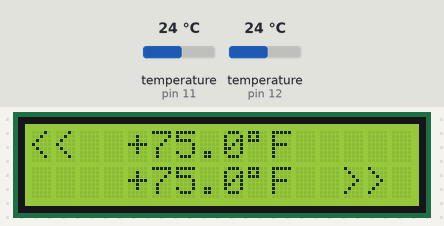
Bench run of a sketch on a simulated Arduino Uno, built with avr-gcc and run on an emulated ATmega328P. On the bench: 16×2 character LCD. The test bench sets the inputs (shaded band); at power-on: temperature (sensors on pin 11, pin 12) 24 °C.

Above: at 1.2 s.
1.3 s: temperature (sensor on pin 11) set to 12 °C
At 2.5 s:
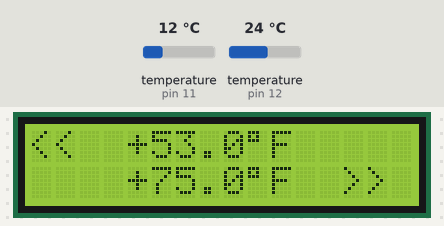
3.6 s: temperature (sensor on pin 12) set to 12 °C
At 5.1 s:
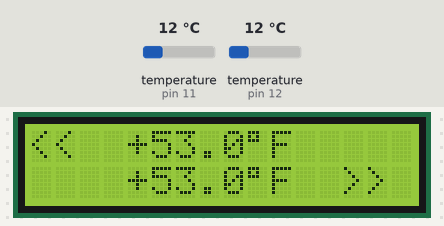
5.7 s: temperature (sensor on pin 11) set to 19 °C
At 7.5 s:
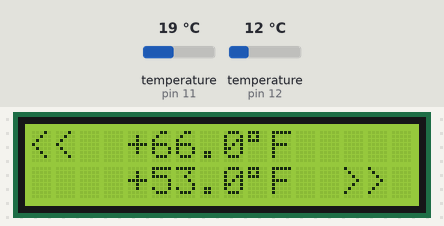
7.8 s: temperature (sensor on pin 12) set to 19 °C
At 9.1 s:
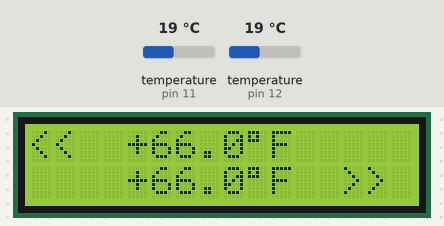
9.9 s: temperature (sensor on pin 11) set to 28 °C
At 11.7 s:
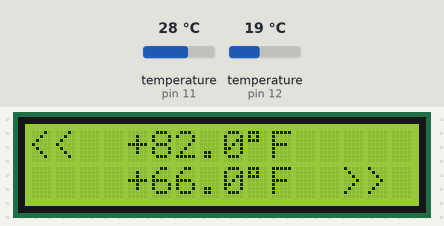
12.0 s: temperature (sensor on pin 12) set to 28 °C
At 13.2 s:
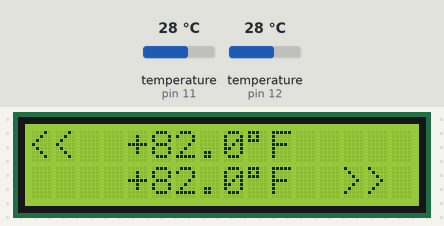
Timing chart, 0 to 15.0 s (numbered marks = the images above; inputs shaded):
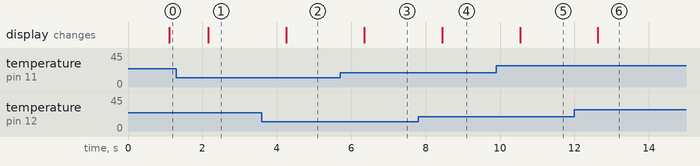

Measured:
- after the input at 1.3 s, the display: changes after 0.86 s (image 1)
- after the input at 3.6 s, the display: changes after 0.65 s (image 2)
- after the input at 5.7 s, the display: changes after 0.65 s (image 3)
- after the input at 7.8 s, the display: changes after 0.64 s (image 4)
- after the input at 9.9 s, the display: changes after 0.64 s (image 5)
- after the input at 12.0 s, the display: changes after 0.63 s (image 6)

The sketch:

trinket-thermo.ino
```cpp
#include <LiquidCrystal.h>
#include <OneWire.h>
#include <Wire.h>

LiquidCrystal lcd(4, 3, 5);
#define LCD_WIDTH 16
#define LCD_HEIGHT 2

// change depending on pin probe data connected to
OneWire ds1(11);
OneWire ds2(12);

void setup(void)
{
  lcd.begin(LCD_WIDTH, LCD_HEIGHT,1);
  lcd.setBacklight(HIGH);
}

int HighByte1, LowByte1, TReading1, SignBit1, Tc_100x, Whole1, Fract1,
HighByte2, LowByte2, TReading2, SignBit2, Tc_100y, Whole2, Fract2;
char buf[20], buff[20];
void loop(void) {
  byte i;
  byte j;
  byte present1 = 0;
  byte data1[12];
  byte addr1[8];
  byte present2 = 0;
  byte data2[12];
  byte addr2[8];

  if ( !ds1.search(addr1)) {
    lcd.setCursor(0,0);
    ds1.reset_search();
  }
  if ( !ds2.search(addr2)) {
    lcd.setCursor(1,0);
    ds2.reset_search();
  }

  if ( OneWire::crc8( addr1, 7) != addr1[7]) {
    lcd.setCursor(0,0);
      lcd.print("CRC is not valid!\n");
      return;
  }
  if ( OneWire::crc8( addr2, 7) != addr2[7]) {
    lcd.setCursor(0,0);
      lcd.print("CRC is not valid!\n");
      return;
  }

  ds1.reset();
  ds1.select(addr1);
  ds1.write(0x44,1);         // start conversion, with parasite power on at the end
  ds2.reset();
  ds2.select(addr2);
  ds2.write(0x44,1);
  delay(1000);

  present1 = ds1.reset();
  ds1.select(addr1);
  ds1.write(0xBE);         // Read Scratchpad
  for ( i = 0; i < 9; i++) {           // we need 9 bytes
    data1[i] = ds1.read();
  }
  present2 = ds2.reset();
  ds2.select(addr2);
  ds2.write(0xBE);         // Read Scratchpad
  for ( j = 0; j < 9; j++) {           // we need 9 bytes
    data2[j] = ds2.read();
  }

  //Left Probe
  LowByte1 = data1[0];
  HighByte1 = data1[1];
  TReading1 = (HighByte1 << 8) + LowByte1;
  SignBit1 = TReading1 & 0x8000;  // test most sig bit
  if (SignBit1) // negative
  {
    TReading1 = (TReading1 ^ 0xffff) + 1; // 2's comp
  }
  Tc_100x = (6 * TReading1) + TReading1 / 4;    // multiply by (100 * 0.0625) or 6.25

  Whole1 = Tc_100x / 100;  // separate off the whole and fractional portions
  Fract1 = Tc_100x % 100;
  Whole1 = (Whole1 * 9/5) + 32; //Farenheit

  sprintf(buf, "<<  %c%d.%d\337F     ",SignBit1 ? '-' : '+', Whole1, Fract1 < 10 ? 0 : Fract1);
  lcd.setCursor(0,0);
  lcd.print(buf);

 // Rt Probe
  LowByte2 = data2[0];
  HighByte2 = data2[1];
  TReading2 = (HighByte2 << 8) + LowByte2;
  SignBit2 = TReading2 & 0x8000;  // test most sig bit
  if (SignBit2) // negative
  {
    TReading2 = (TReading2 ^ 0xffff) + 1; // 2's comp
  }
  Tc_100y = (6 * TReading2) + TReading2 / 4;    // multiply by (100 * 0.0625) or 6.25

  Whole2 = Tc_100y / 100;  // separate off the whole and fractional portions
  Fract2 = Tc_100y % 100;
  Whole2 = (Whole2 * 9/5) + 32; //Farenheit

  sprintf(buff, "    %c%d.%d\337F  >>",SignBit2 ? '-' : '+', Whole2, Fract2 < 10 ? 0 : Fract2);
  lcd.setCursor(0,1);
  lcd.print(buff);
}
```
